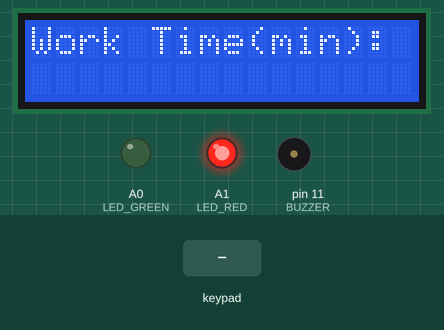
This sketch was run on a simulated Arduino Uno, built with avr-gcc and run on an emulated ATmega328P. Shown: 16×2 character LCD, output pins drawn as LEDs (lit = HIGH), buzzer (waves = sounding). The test bench sets the inputs (shaded band). What the sketch prints to the serial monitor is not drawn.

Above: at 2.9 s.
3.0 s: keypad keys 1 0 9 8 7 # pressed 0.4 s apart
At 6.2 s:
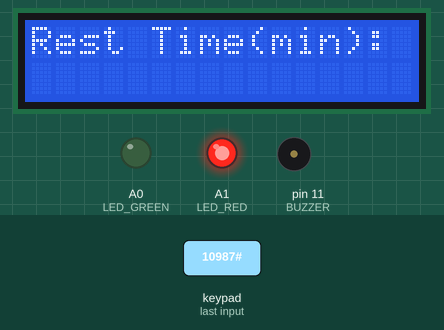
6.9 s: key '*' pressed
At 8.1 s:
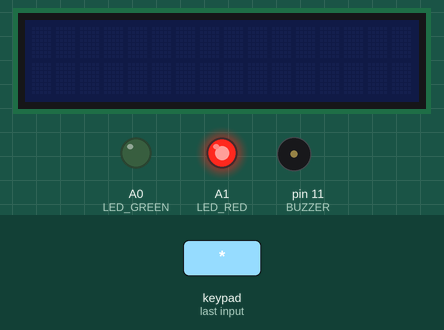
8.4 s: key '#' pressed
At 9.0 s:
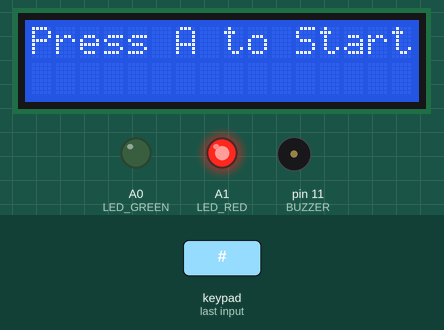
10.0 s: keypad keys 1 0 9 8 7 * pressed 0.4 s apart
At 10.22 s:
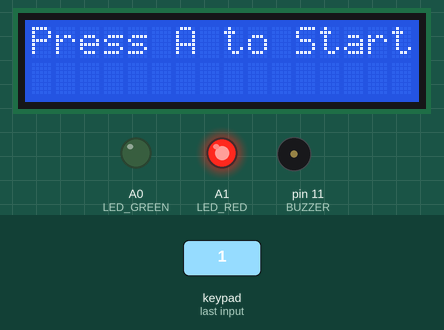
13.9 s: key 'A' pressed
At 15.3 s:
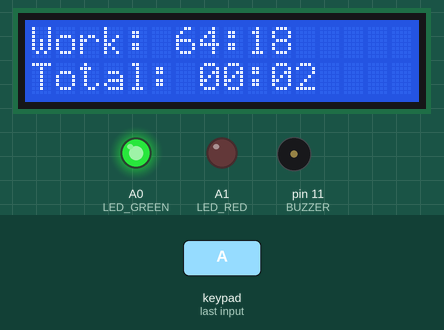
16.9 s: keypad keys 1 3 9 7 2 * pressed 0.4 s apart
At 19.6 s:
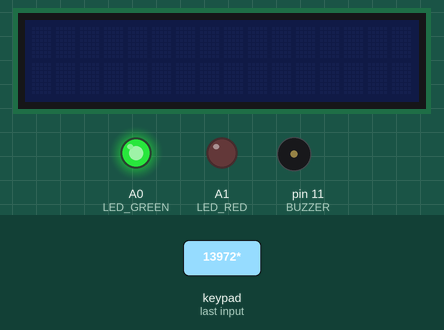
Timing chart, 0 to 21.1 s (numbered marks = the images above; inputs shaded):
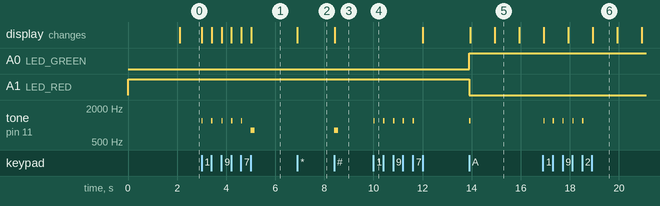

Measured:
- after the input at 3.0 s, tone on pin 11 (BUZZER): plays 1200 Hz for 0.05 s, 1200 Hz for 0.05 s, 1200 Hz for 0.05 s, 1200 Hz for 0.05 s, 1200 Hz for 0.05 s, 800 Hz for 0.15 s, starting at once; the display: first changes at once (image 1 shows a later state)
- after the input at 6.9 s, the display: changes at once (image 2)
- after the input at 8.4 s, tone on pin 11 (BUZZER): silent → 800 Hz at once, → silent 0.15 s later; the display: changes at once (image 3)
- after the input at 10.0 s, tone on pin 11 (BUZZER): alternates 1200 Hz for 0.05 s and silent for 0.35 s, 10 changes in all, then stays silent, starting at once
- after the input at 13.9 s, A0 (LED_GREEN): LOW → HIGH at once; A1 (LED_RED): HIGH → LOW at once; tone on pin 11 (BUZZER): silent → 1200 Hz at once, → silent 0.05 s later; the display: first changes at once (image 5 shows a later state)
- after the input at 16.9 s, tone on pin 11 (BUZZER): alternates 1200 Hz for 0.05 s and silent for 0.35 s, 10 changes in all, then stays silent, starting at once; the display: first differs from a run without the input after 2.0 s (image 6)
- what the display in image 5 shows lasts 1.0 s, from 14.9 s to 15.9 s

The sketch:

Pomodoro.ino
```cpp
#include <Keypad.h>
#include <Wire.h>
#include <LiquidCrystal_I2C.h>
#include <avr/sleep.h>
#include <avr/interrupt.h>

#define BUZZER 11
#define LED_GREEN A0
#define LED_RED A1
#define WAKE_PIN 2  // External push button between 5V and D2, pulldown 10kΩ to GND

LiquidCrystal_I2C lcd(0x27, 16, 2);

// ---- Keypad Setup ----
const byte ROWS = 4;
const byte COLS = 4;
char keys[ROWS][COLS] = {
  {'1','2','3','A'},
  {'4','5','6','B'},
  {'7','8','9','C'},
  {'*','0','#','D'}
};
byte rowPins[ROWS] = {10, 9, 8, 7};
byte colPins[COLS] = {6, 5, 4, 3};
Keypad keypad = Keypad(makeKeymap(keys), rowPins, colPins, ROWS, COLS);

// ---- Timer Variables ----
unsigned long previousMillis = 0;
unsigned long interval = 1000;
int workMinutes = 0;
int restMinutes = 0;
int remainingSeconds = 0;
int totalWorkedSeconds = 0;
bool inWork = true;
bool running = false;
bool paused = false;

// ---- LCD + Power Control ----
unsigned long lastInteraction = 0;
bool lcdOn = true;
volatile bool wokeUp = false;

// ---- Helper Functions ----
void printLine(int row, String text) {
  lcd.setCursor(0, row);
  lcd.print(text);
  for (int i = text.length(); i < 16; i++) lcd.print(" ");
}

void setLEDs(bool greenOn, bool redOn) {
  digitalWrite(LED_GREEN, greenOn ? HIGH : LOW);
  digitalWrite(LED_RED, redOn ? HIGH : LOW);
}

// ---- Beeper Sounds ----
void beepKey() { tone(BUZZER, 1200, 50); }
void beepConfirm() { tone(BUZZER, 800, 150); }

void beepStartRest() {
  int melody[] = {988, 880, 784, 659};
  for (int i = 0; i < 4; i++) {
    tone(BUZZER, melody[i], 180);
    delay(220);
  }
  noTone(BUZZER);
  Serial.println("Melody: Start Rest");
}

void beepEndRest() {
  int melody[] = {659, 784, 880, 988};
  for (int i = 0; i < 4; i++) {
    tone(BUZZER, melody[i], 180);
    delay(220);
  }
  noTone(BUZZER);
  Serial.println("Melody: End Rest");
}

// ---- Interrupt Handler ----
void wakeISR() {
  wokeUp = true;
}

// ---- Sleep + Wake Logic ----
void goToSleep() {
  Serial.println("💤 Going to sleep...");

  lcd.noDisplay();
  lcd.noBacklight();
  setLEDs(false, false);
  noTone(BUZZER);

  delay(100);
  wokeUp = false;
  attachInterrupt(digitalPinToInterrupt(WAKE_PIN), wakeISR, RISING);

  set_sleep_mode(SLEEP_MODE_PWR_DOWN);
  sleep_enable();
  sleep_cpu();

  // MCU sleeps until interrupt triggers
  sleep_disable();
  detachInterrupt(digitalPinToInterrupt(WAKE_PIN));

  delay(200);
  Serial.println("🌞 Woke up!");
  lcd.display();
  lcd.backlight();
  lcdOn = true;
  lastInteraction = millis();

  // Resume LEDs to match state
  if (running && !paused) setLEDs(true, false);
  else setLEDs(false, true);

  lcd.clear();
  printLine(0, "Resuming...");
  delay(1000);
  displayTime();
}

// ---- Setup ----
void setup() {
  pinMode(BUZZER, OUTPUT);
  pinMode(LED_GREEN, OUTPUT);
  pinMode(LED_RED, OUTPUT);
  pinMode(WAKE_PIN, INPUT);

  Serial.begin(9600);
  setLEDs(false, true);

  lcd.init();
  lcd.backlight();
  lcd.display();
  lcdOn = true;
  lastInteraction = millis();

  Serial.println("Pomodoro Timer Starting...");
  lcd.clear();
  printLine(0, "Pomodoro Timer");
  delay(2000);

  lcd.clear();
  printLine(0, "Work Time(min):");
  Serial.println("Enter Work Time (minutes):");
  workMinutes = getNumberInput();

  lcd.clear();
  printLine(0, "Rest Time(min):");
  Serial.println("Enter Rest Time (minutes):");
  restMinutes = getNumberInput();

  lcd.clear();
  printLine(0, "Press A to Start");
  Serial.println("Setup Complete. Press A to Start.");
}

// ---- Main Loop ----
void loop() {
  char key = keypad.getKey();

  if (key) {
    // Manual LCD toggle
    if (key == '*') {
      if (lcdOn) {
        lcd.noDisplay();
        lcd.noBacklight();
        lcdOn = false;
        Serial.println("LCD manually turned OFF by '*'");
      } else {
        lcd.display();
        lcd.backlight();
        lcdOn = true;
        Serial.println("LCD manually turned ON by '*'");
      }
      lastInteraction = millis();
      return;
    }

    // Wake LCD if off
    if (!lcdOn) {
      lcd.display();
      lcd.backlight();
      lcdOn = true;
      Serial.println("LCD turned ON by key press");
    }

    lastInteraction = millis();
    if (key == '#') beepConfirm(); else beepKey();

    Serial.print("Key pressed: ");
    Serial.println(key);

    if (key == 'A') {
      if (!running) {
        running = true;
        paused = false;
        if (remainingSeconds == 0) {
          remainingSeconds = workMinutes * 60;
          inWork = true;
        }
        Serial.println("Timer Started.");
        setLEDs(true, false);
      } else if (paused) {
        paused = false;
        Serial.println("Timer Resumed.");
        setLEDs(true, false);
      }
    }
    else if (key == 'B') {
      if (running) {
        paused = true;
        Serial.println("Timer Paused.");
        setLEDs(false, true);
      }
    }
    else if (key == 'C') {
      running = false;
      paused = false;
      remainingSeconds = 0;
      totalWorkedSeconds = 0;
      Serial.println("Timer Reset.");

      setLEDs(false, true);

      lcd.clear();
      printLine(0, "Timer Reset");
      delay(1500);

      lcd.clear();
      printLine(0, "Work Time(min):");
      Serial.println("Enter Work Time (minutes):");
      workMinutes = getNumberInput();

      lcd.clear();
      printLine(0, "Rest Time(min):");
      Serial.println("Enter Rest Time (minutes):");
      restMinutes = getNumberInput();

      lcd.clear();
      printLine(0, "Press A to Start");
      Serial.println("Setup Complete. Press A to Start.");

      setLEDs(false, true);
    }
  }

  // ---- Auto Sleep ----
  if ((!running || paused) && millis() - lastInteraction > 60000) {
    if (lcdOn) {
      lcd.noDisplay();
      lcd.noBacklight();
      lcdOn = false;
      Serial.println("LCD turned OFF due to inactivity");
    }
    goToSleep();
  }

  // ---- Main Timer ----
  if (running && !paused) {
    unsigned long currentMillis = millis();
    if (currentMillis - previousMillis >= interval) {
      previousMillis = currentMillis;

      if (remainingSeconds > 0) {
        remainingSeconds--;
        if (inWork) totalWorkedSeconds++;
      } else {
        if (inWork) {
          beepStartRest();
          inWork = false;
          remainingSeconds = restMinutes * 60;
          Serial.println("Switching to Rest.");
        } else {
          beepEndRest();
          inWork = true;
          remainingSeconds = workMinutes * 60;
          Serial.println("Switching to Work.");
        }
      }

      displayTime();
    }
  }
}

// ---- Display ----
void displayTime() {
  String line1 = (inWork ? "Work: " : "Rest: ");
  int minutes = remainingSeconds / 60;
  int seconds = remainingSeconds % 60;
  if (minutes < 10) line1 += "0";
  line1 += String(minutes) + ":";
  if (seconds < 10) line1 += "0";
  line1 += String(seconds);

  printLine(0, line1);

  String line2 = "Total: ";
  int totalMin = totalWorkedSeconds / 60;
  int totalSec = totalWorkedSeconds % 60;
  if (totalMin < 10) line2 += "0";
  line2 += String(totalMin) + ":";
  if (totalSec < 10) line2 += "0";
  line2 += String(totalSec);

  printLine(1, line2);

  Serial.print(inWork ? "Work " : "Rest ");
  Serial.print(minutes);
  Serial.print(":");
  if (seconds < 10) Serial.print("0");
  Serial.print(seconds);
  Serial.print(" | Total Work: ");
  Serial.print(totalMin);
  Serial.print(":");
  if (totalSec < 10) Serial.print("0");
  Serial.println(totalSec);
}

// ---- Number Input ----
int getNumberInput() {
  String input = "";
  char key;
  while (true) {
    key = keypad.getKey();

    // Sleep during input if idle
    if (lcdOn && (millis() - lastInteraction > 60000)) {
      lcd.noDisplay();
      lcd.noBacklight();
      lcdOn = false;
      Serial.println("LCD turned OFF due to inactivity (input mode)");
      goToSleep();
    }

    if (key) {
      if (key == '*') {
        if (lcdOn) {
          lcd.noDisplay();
          lcd.noBacklight();
          lcdOn = false;
          Serial.println("LCD manually turned OFF by '*'");
        } else {
          lcd.display();
          lcd.backlight();
          lcdOn = true;
          Serial.println("LCD manually turned ON by '*'");
        }
        lastInteraction = millis();
        continue;
      }

      if (!lcdOn) {
        lcd.display();
        lcd.backlight();
        lcdOn = true;
        Serial.println("LCD turned ON by key press");
      }

      lastInteraction = millis();

      if (key == '#') {
        beepConfirm();
        Serial.print("Final Value: ");
        Serial.println(input);
        return input.toInt();
      } else {
        beepKey();
        if (key >= '0' && key <= '9') {
          input += key;
          printLine(1, input);
          Serial.print("Entered: ");
          Serial.println(input);
        }
      }
    }
  }
}
```
